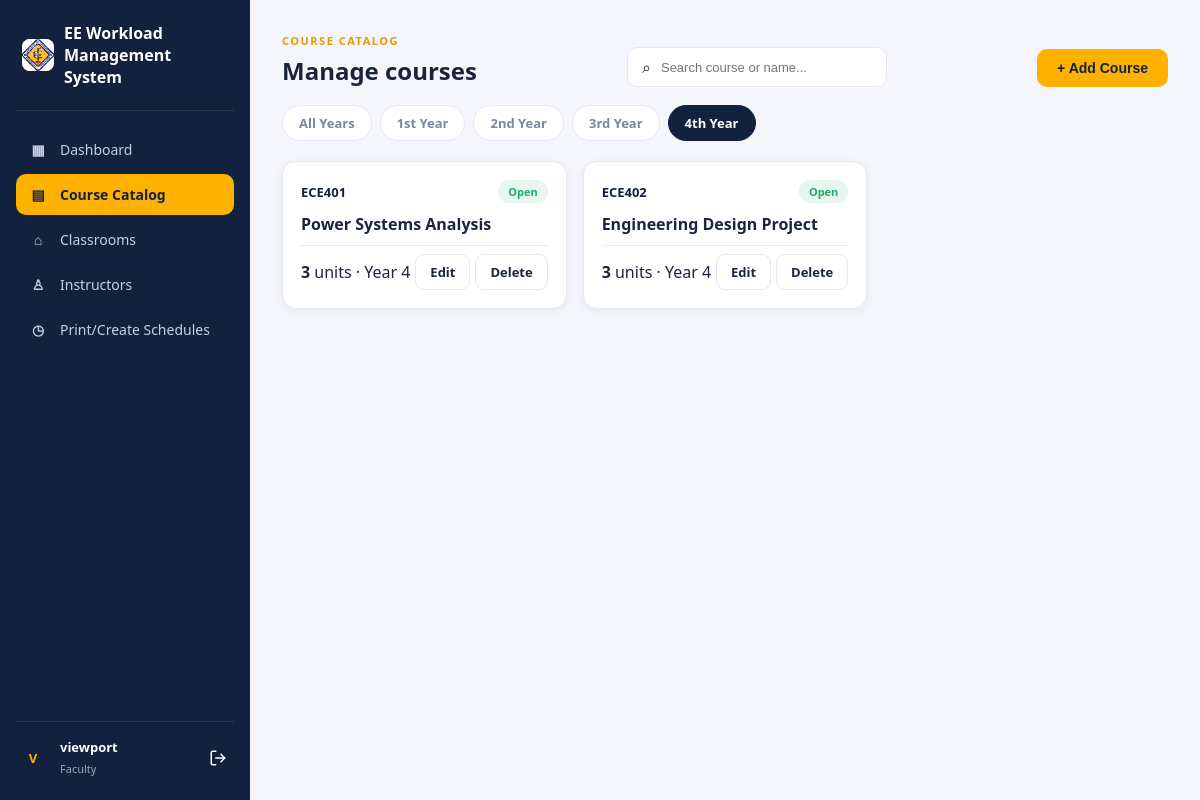
/courses.php?year=4 (signed in), run on the app's committed database.
### tables this page shows
CREATE TABLE `courses` (
  `course_id` int(11) NOT NULL,
  `course_code` varchar(10) NOT NULL,
  `course_name` varchar(100) NOT NULL,
  `year_level` tinyint(4) NOT NULL,
  `units` tinyint(4) NOT NULL,
  `status` enum('Open','Closed') DEFAULT 'Open'
);

### courses.php (the view, shortened to what this page needs)
<?php
function h($v){ return htmlspecialchars((string)$v, ENT_QUOTES, 'UTF-8'); }
$db = new database();
$conn = $db->connect();
require 'includes/header.php';
$year = (int)($_GET['year'] ?? 0);
$search = trim($_GET['search'] ?? '');
$sql = "SELECT * FROM courses
        WHERE (? = 0 OR year_level = ?)
          AND (? = '' OR course_code LIKE CONCAT('%',?,'%') OR course_name LIKE CONCAT('%',?,'%'))
        ORDER BY year_level, course_code";
$stmt = $conn->prepare($sql);
$stmt->bind_param("iisss", $year, $year, $search, $search, $search);
$stmt->execute();
$filtered = $stmt->get_result()->fetch_all(MYSQLI_ASSOC);
?>
<section class="page-section">
<div class="section-heading">
  <div><span class="eyebrow">COURSE CATALOG</span><h2>Manage courses</h2></div>
  <form class="search"><span>⌕</span><input id="courseSearch" value="<?= h($search) ?>" placeholder="Search course or name..."></form>
<button class="primary-btn" id="openAddCourse">+ Add Course</button>
</div>
<div class="year-tabs">
  <a class="<?= !$year?'selected':'' ?>" href="courses.php">All Years</a>
  <?php for($y=1;$y<=4;$y++): ?>
  <a class="<?= $year===$y?'selected':'' ?>" href="?year=<?=$y?>"><?=$y?><?= $y===1?'st':($y===2?'nd':($y===3?'rd':'th')) ?> Year</a>
  <?php endfor;?>
</div>
<div class="course-grid" id="courseGrid">
<?php foreach($filtered as $c): ?>
<article class="course-card searchable">
  <div class="course-top">
    <span class="code"><?=h($c['course_code'])?></span>
    <span class="status <?= strtolower($c['status']) ?>"><?=h($c['status'])?></span>
  </div>
  <h3><?=h($c['course_name'])?></h3>
  <div class="course-bottom">
    <span><b><?=h($c['units'])?></b> units · Year <?=h($c['year_level'])?></span>
    <a href="?edit=<?= $c['course_id'] ?>" class="outline-btn">Edit</a>
    <a href="?delete=<?= $c['course_id'] ?>" class="outline-btn" onclick="return confirm('Delete this course?')">Delete</a>
  </div>
</article>
<?php endforeach;?>
</div>
</section>
<?php require 'includes/footer.php'; ?>

### assets/style.css (style rules this page uses)
:root { --navy:#12213d; --navy-2:#1b2a4a; --amber:#ffb100; --amber-dark:#e69900; --bg:#f4f6fb; --card:#ffffff; --border:#e4e8f1; --text:#1c243b; --muted:#7b869c; --green:#1fa971; --green-bg:#e6f7ef; --red:#e5484d; --red-bg:#fdecec; --radius:14px; --shadow:0 2px 10px rgba(20,30,60,.06); }
* { box-sizing:border-box }
body { margin:0;font-family:'Segoe UI',Roboto,Arial,sans-serif;background:var(--bg);color:var(--text);opacity:0;animation:pageFadeIn .45s ease forwards }
a { text-decoration:none;color:inherit }
.page-section { animation:fadeInUp .45s ease both }
.section-heading, .enrollment-head, .schedule-tools, .printable-schedule, .enroll-form-card { animation:fadeInUp .45s ease both }
.page-section { margin-bottom:28px }
.section-heading { display:flex;justify-content:space-between;align-items:flex-end;margin-bottom:18px;flex-wrap:wrap;gap:10px }
.eyebrow { font-size:11px;letter-spacing:1.5px;color:var(--amber-dark);font-weight:700 }
.section-heading h2 { margin:4px 0 0;font-size:24px }
.primary-btn { background:var(--amber);color:var(--navy);border:none;padding:11px 20px;border-radius:10px;font-weight:700;cursor:pointer;display:inline-flex;align-items:center;gap:8px;font-size:14px;transition:background-color .2s ease,transform .15s ease,box-shadow .2s ease }
.outline-btn { background:transparent;border:1.5px solid var(--border);color:var(--text);padding:8px 14px;border-radius:9px;font-weight:600;cursor:pointer;font-size:13px;transition:border-color .2s ease,transform .15s ease,background-color .2s ease }
.status { padding:4px 10px;border-radius:20px;font-size:11px;font-weight:700 }
.status.open,.status.available { background:var(--green-bg);color:var(--green) }
.search { display:flex;align-items:center;gap:8px;background:#fff;border:1px solid var(--border);border-radius:10px;padding:8px 14px;min-width:260px }
.search input { border:none;outline:none;flex:1;font-size:13px;background:transparent }
.year-tabs { display:flex;gap:8px;margin-bottom:20px;flex-wrap:wrap }
.year-tabs a { padding:8px 16px;border-radius:20px;background:#fff;border:1px solid var(--border);font-size:13px;font-weight:600;color:var(--muted) }
.year-tabs a.selected { background:var(--navy);color:#fff;border-color:var(--navy) }
.course-grid { display:grid;grid-template-columns:repeat(3,1fr);gap:16px }
.course-card { background:var(--card);border:1px solid var(--border);border-radius:var(--radius);padding:18px;box-shadow:var(--shadow);display:flex;flex-direction:column;gap:10px;transition:transform .2s ease,box-shadow .2s ease;animation:fadeInUp .4s ease both }
.course-grid .course-card:nth-child(3n+1) { animation-delay:.03s }
.course-grid .course-card:nth-child(3n+2) { animation-delay:.08s }
.course-top { display:flex;justify-content:space-between;align-items:center }
.course-top .code { font-weight:700;color:var(--navy);font-size:13px }
.course-card h3 { margin:0;font-size:16px }
.course-bottom { display:flex;justify-content:space-between;align-items:center;margin-top:auto;padding-top:8px;border-top:1px solid var(--border) }

### data on the page
courses: course_code "ECE401", status "Open", course_name "Power Systems Analysis", units "3", year_level "4"
courses: course_code "ECE402", status "Open", course_name "Engineering Design Project", units "3", year_level "4"

### other printed values
substr($_SESSION['faculty_name'] ?? 'F', 0, 1) "V"
$_SESSION['faculty_name'] "viewport"
